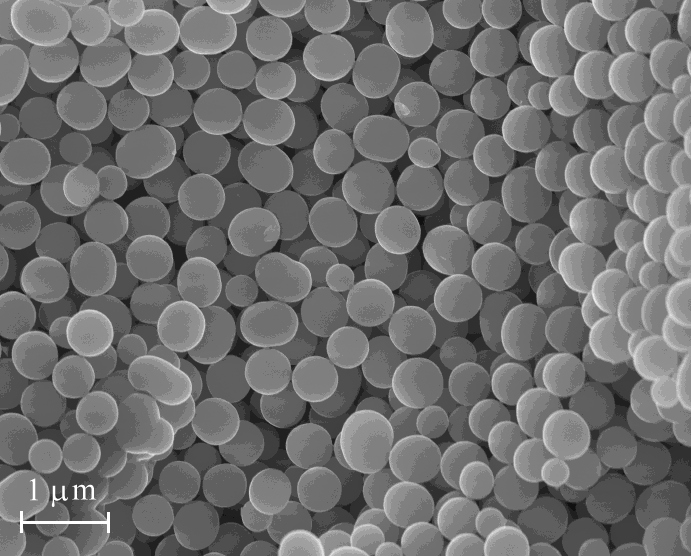
#> input picture Opal_Tecopa_near_gem.jpg, 691 x 556 px
$ jupyter execute Circle_detetction.ipynb
#> lines starting #> are read from the running program, lines starting #| are printed output that depends on the picture; long printed decimals are rounded
[cell 1]
import cv2
import matplotlib.pyplot as plt
import numpy as np

[cell 2]
img = cv2.imread("Opal_Tecopa_near_gem.jpg",0)
#> img is the input picture: shape (556, 691); min 13, max 255, mean 111
img = cv2.medianBlur(img,5)
print(img.min())
#| 16

[cell 3]
circles = cv2.HoughCircles(img,cv2.HOUGH_GRADIENT,3,20,
                            param1=150,param2=50,minRadius=0,maxRadius=30)
#> circles = 228 rows, first 8: [181.5, 325.5, 24.9], [97.5, 412.5, 21.6], [253.5, 232.5, 24.9], [127.5, 109.5, 21.6], [178.5, 481.5, 21.6], [334.5, 151.5, 21.6], [457.5, 298.5, 24.9], [73.5, 376.5, 21.6]
print(circles)
#| [[[181.5      325.5       24.900]
#|   [ 97.5      412.5       21.600]
#|   [253.5      232.5       24.900]
#|   [127.5      109.5       21.600]
#|   [178.5      481.5       21.600]
#|   [334.5      151.5       21.600]
#|   [457.5      298.5       24.900]
#|   [ 73.5      376.5       21.600]
#|   [346.5      346.5       21.600]
#|   [208.5       31.5       28.200]
#|   [493.5       52.5       24.900]
#|   [214.5      421.5       24.900]
#> (further printed lines are left out)

[cell 4]
circles = np.uint16(np.around(circles))
#> circles = 228 rows, first 8: [182, 326, 25], [98, 412, 22], [254, 232, 25], [128, 110, 22], [178, 482, 22], [334, 152, 22], [458, 298, 25], [74, 376, 22]
print(circles)

[cell 5]
for i in circles[0,:]:
    # draw the outer circle
    cv2.circle(img,(i[0],i[1]),i[2],(0,255,0),2)
    # draw the center of the circle
    cv2.circle(img,(i[0],i[1]),2,(0,0,255),3)
#> this loop made 228 passes
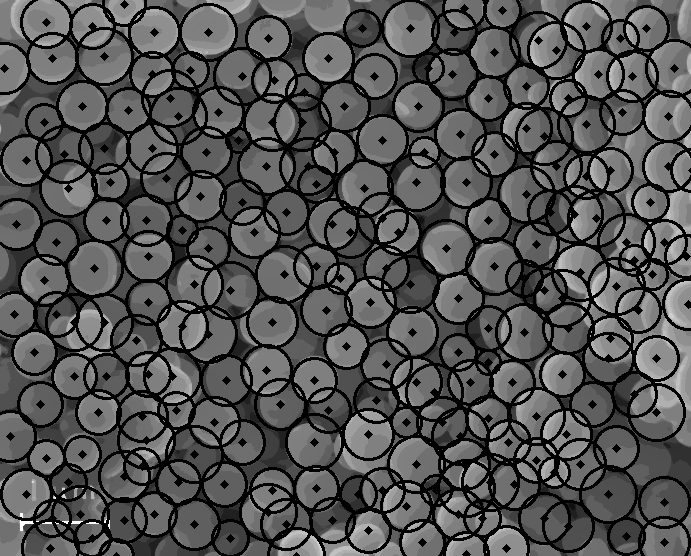
#> img: shape (556, 691); min 0, max 255, mean 83.2
plt.imshow(img)
